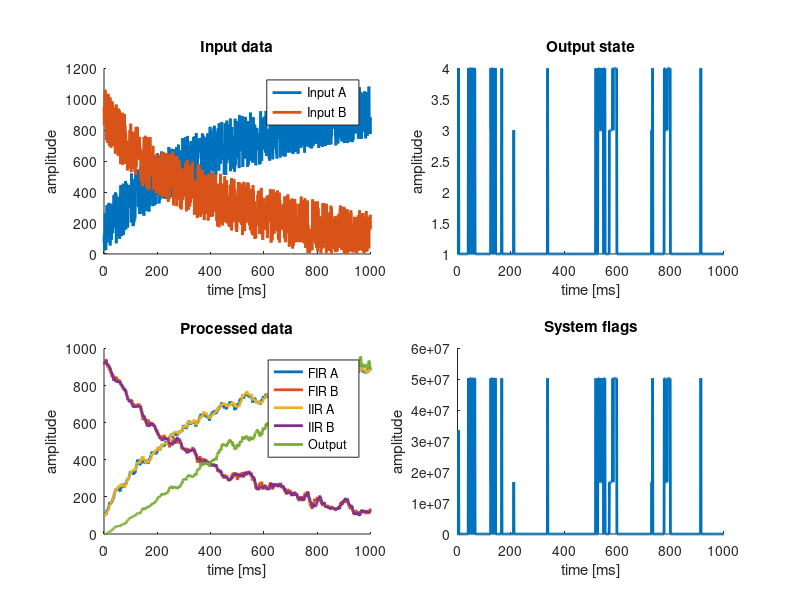

MATLAB code to generate this figure:
#********************************Copyright (c)*********************************
#                                GlobalLogic
#
# @author Kristijan Golub - kristijan.golub@globallogic.com
#
# @date 2020-02-25
# 
# @brief  script validates processed data
#
# @version 0.1
#
# @section REVISION HISTORY
#  - KG 2020-02-25 Initial implementation 
#
#******************************************************************************/

clear all; 
inputVector = csvread("appe_test_data.csv");
resultVector = csvread("appe_output_data.csv");

vectorsNo = rows(resultVector);

#set test data properties
sampleRate = inputVector(1,1);       %data sample rate
ns = inputVector(1,2);               %number of data samples 
resolution = inputVector(1,3);       %vertical resolution
guard = inputVector(1,4);            %absolute value of guard regions
decoder_range = inputVector(1,5);    %absolute output decoder range
data_vectors = inputVector(1,6);     %number of data vector in file

#input vectors identification
inputDataA = 1;
inputDataB = 2;
outputData = 3;
outputState = 4;
systemFlags = 5;
filteredFIR_A = 6;
filteredFIR_B = 7;
filteredIIR_A = 8;
filteredIIR_B = 9;

line_width = 2;       %set line width

#calculate time and construct time axis
time = 1000*(ns-1)/sampleRate;        %calculate time in miliseconds
timeAxis = linspace(0, time, ns); 

close all;

figure(1, 'position', [0,50,1900,900]);

#plot input data
subplot(2,2,1)
hold on;
  plot(timeAxis, resultVector(inputDataA,:), "linewidth", line_width);
  plot(timeAxis, resultVector(inputDataB,:), "linewidth", line_width);
  title("Input data");
  xlabel("time [ms]");
  ylabel("amplitude");
  legend("Input A  ", "Input B  ");
hold off;

#plot filtered data
subplot(2,2,3)
hold on;
  plot(timeAxis, resultVector(filteredFIR_A,:), "linewidth", line_width);
  plot(timeAxis, resultVector(filteredFIR_B,:), "linewidth", line_width);
  plot(timeAxis, resultVector(filteredIIR_A,:), "linewidth", line_width);
  plot(timeAxis, resultVector(filteredIIR_B,:), "linewidth", line_width);
  plot(timeAxis, resultVector(outputData, :), "linewidth", line_width);
  title("Processed data");
  xlabel("time [ms]");
  ylabel("amplitude");
  legend("FIR A", "FIR B", "IIR A", "IIR B", "Output  ");
hold off;

#plot system flags
subplot(2,2,2)
hold on;
  plot(timeAxis, resultVector(systemFlags,:),"linewidth", line_width);
  title("Output state");
  xlabel("time [ms]");
  ylabel("amplitude");
hold off;

#plot resulting system state
figure(1, 'position', [0,50,1900,900]);
subplot(2,2,4)
hold on;
  plot(timeAxis, resultVector(outputState,:), "linewidth", line_width);
  title("System flags");
  xlabel("time [ms]");
  ylabel("amplitude");
hold off;

print("Figs/output.svg", "-dsvg", "-S1600, 900");